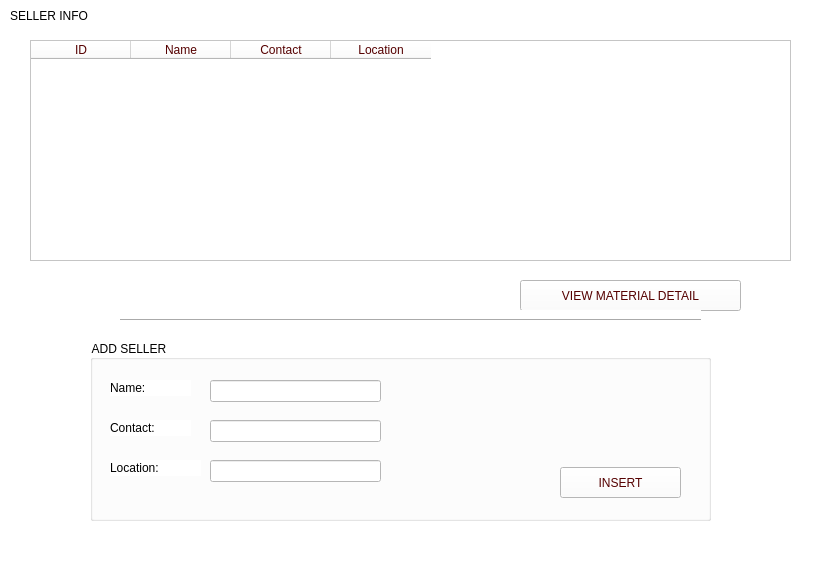
<?xml version="1.0" encoding="UTF-8"?>
<ui version="4.0">
 <class>MainWindow</class>
 <widget class="QMainWindow" name="MainWindow">
  <property name="geometry">
   <rect>
    <x>0</x>
    <y>0</y>
    <width>819</width>
    <height>583</height>
   </rect>
  </property>
  <property name="windowTitle">
   <string>MainWindow</string>
  </property>
  <property name="styleSheet">
   <string notr="true">background-color: rgb(255, 255, 255);</string>
  </property>
  <widget class="QWidget" name="centralwidget">
   <widget class="QLabel" name="label">
    <property name="geometry">
     <rect>
      <x>10</x>
      <y>0</y>
      <width>111</width>
      <height>31</height>
     </rect>
    </property>
    <property name="text">
     <string>SELLER INFO</string>
    </property>
   </widget>
   <widget class="QTableWidget" name="sellerTable">
    <property name="geometry">
     <rect>
      <x>30</x>
      <y>40</y>
      <width>761</width>
      <height>221</height>
     </rect>
    </property>
    <property name="styleSheet">
     <string notr="true">color: rgb(85, 0, 0);
font: 75 italic 12pt &quot;Bodoni MT&quot;;
background-image: url('C:/Users/USER/Downloads/Project_DB(updated ui)/tbg.jpeg')</string>
    </property>
    <column>
     <property name="text">
      <string>ID</string>
     </property>
    </column>
    <column>
     <property name="text">
      <string>Name</string>
     </property>
    </column>
    <column>
     <property name="text">
      <string>Contact</string>
     </property>
    </column>
    <column>
     <property name="text">
      <string>Location</string>
     </property>
    </column>
   </widget>
   <widget class="QPushButton" name="materialDetail">
    <property name="geometry">
     <rect>
      <x>520</x>
      <y>280</y>
      <width>221</width>
      <height>31</height>
     </rect>
    </property>
    <property name="styleSheet">
     <string notr="true">background-image: url('C:/Users/USER/Downloads/Project_DB(updated ui)/bg.jpeg');
font: 75 italic 10pt &quot;Bodoni MT&quot;;
color: rgb(85, 0, 0);</string>
    </property>
    <property name="text">
     <string>VIEW MATERIAL DETAIL</string>
    </property>
   </widget>
   <widget class="QGroupBox" name="groupBox">
    <property name="geometry">
     <rect>
      <x>90</x>
      <y>340</y>
      <width>621</width>
      <height>181</height>
     </rect>
    </property>
    <property name="styleSheet">
     <string notr="true">font: 75 italic 12pt &quot;Bodoni MT&quot;;</string>
    </property>
    <property name="title">
     <string>ADD SELLER</string>
    </property>
    <widget class="QLabel" name="label_5">
     <property name="geometry">
      <rect>
       <x>20</x>
       <y>40</y>
       <width>81</width>
       <height>16</height>
      </rect>
     </property>
     <property name="styleSheet">
      <string notr="true">font: 75 italic 12pt &quot;Bodoni MT&quot;;</string>
     </property>
     <property name="text">
      <string>Name:</string>
     </property>
    </widget>
    <widget class="QLabel" name="label_6">
     <property name="geometry">
      <rect>
       <x>20</x>
       <y>80</y>
       <width>81</width>
       <height>16</height>
      </rect>
     </property>
     <property name="styleSheet">
      <string notr="true">font: 75 italic 12pt &quot;Bodoni MT&quot;;</string>
     </property>
     <property name="text">
      <string>Contact:</string>
     </property>
    </widget>
    <widget class="QLabel" name="label_7">
     <property name="geometry">
      <rect>
       <x>20</x>
       <y>120</y>
       <width>91</width>
       <height>16</height>
      </rect>
     </property>
     <property name="styleSheet">
      <string notr="true">font: 75 italic 12pt &quot;Bodoni MT&quot;;</string>
     </property>
     <property name="text">
      <string>Location:</string>
     </property>
    </widget>
    <widget class="QLineEdit" name="SellerName">
     <property name="geometry">
      <rect>
       <x>120</x>
       <y>40</y>
       <width>171</width>
       <height>22</height>
      </rect>
     </property>
     <property name="styleSheet">
      <string notr="true">
background-color: rgb(255, 255, 255);</string>
     </property>
    </widget>
    <widget class="QLineEdit" name="SellerContact">
     <property name="geometry">
      <rect>
       <x>120</x>
       <y>80</y>
       <width>171</width>
       <height>22</height>
      </rect>
     </property>
     <property name="styleSheet">
      <string notr="true">
background-color: rgb(255, 255, 255);</string>
     </property>
    </widget>
    <widget class="QLineEdit" name="SellerLocation">
     <property name="geometry">
      <rect>
       <x>120</x>
       <y>120</y>
       <width>171</width>
       <height>22</height>
      </rect>
     </property>
     <property name="styleSheet">
      <string notr="true">
background-color: rgb(255, 255, 255);</string>
     </property>
    </widget>
    <widget class="QPushButton" name="InsertSellerButton">
     <property name="geometry">
      <rect>
       <x>470</x>
       <y>127</y>
       <width>121</width>
       <height>31</height>
      </rect>
     </property>
     <property name="styleSheet">
      <string notr="true">background-image: url('C:/Users/USER/Downloads/Project_DB(updated ui)/bg.jpeg');
font: 75 italic 10pt &quot;Bodoni MT&quot;;
color: rgb(85, 0, 0);</string>
     </property>
     <property name="text">
      <string>INSERT</string>
     </property>
    </widget>
   </widget>
   <widget class="Line" name="line">
    <property name="geometry">
     <rect>
      <x>120</x>
      <y>310</y>
      <width>581</width>
      <height>20</height>
     </rect>
    </property>
    <property name="orientation">
     <enum>Qt::Horizontal</enum>
    </property>
   </widget>
  </widget>
  <widget class="QMenuBar" name="menubar">
   <property name="geometry">
    <rect>
     <x>0</x>
     <y>0</y>
     <width>819</width>
     <height>26</height>
    </rect>
   </property>
  </widget>
  <widget class="QStatusBar" name="statusbar"/>
 </widget>
 <resources/>
 <connections/>
</ui>
